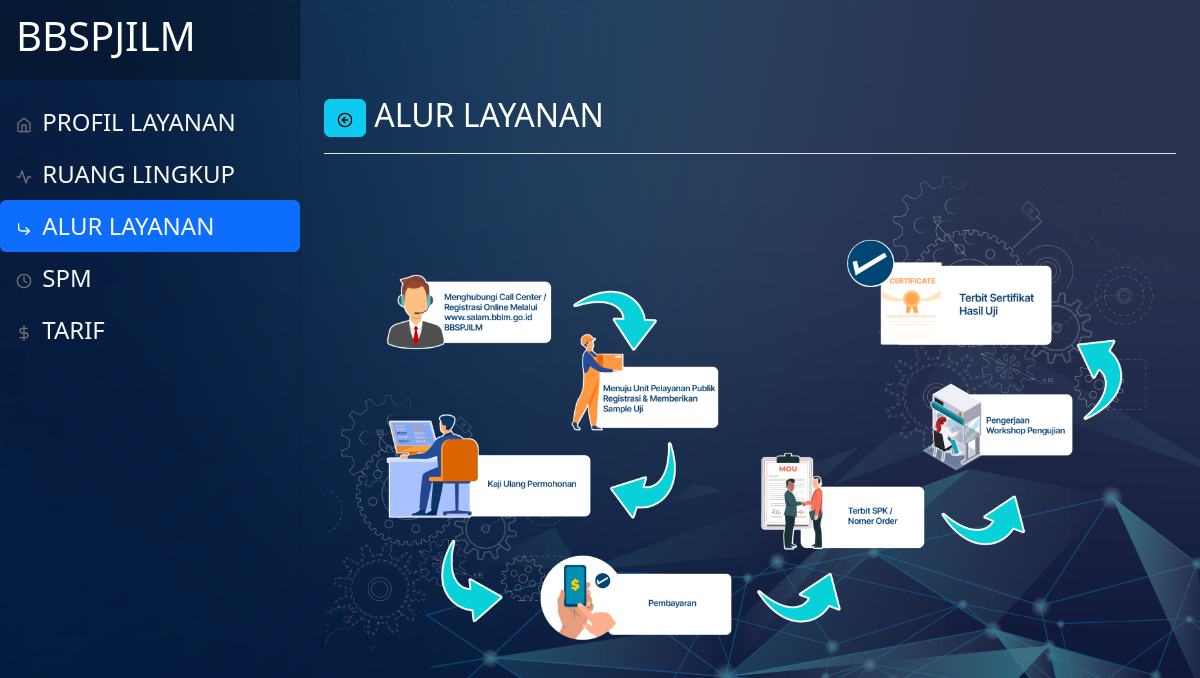
Page /index.php/pengujian/alur on the committed database.
### tables this page shows
CREATE TABLE `tbl_devmenu` (
  `id` int(11) NOT NULL,
  `afiliasi` varchar(63) NOT NULL,
  `nama` varchar(63) NOT NULL,
  `icon` varchar(63) NOT NULL,
  `link` varchar(127) NOT NULL,
  `nourut` int(15) NOT NULL,
  `status` varchar(15) NOT NULL
);

### application/views/partial.php (called while the page is built, shortened)
<?php $this->load->view('_partial/header'); ?>
<?php $this->load->view($subview); ?>

### application/controllers/Pengujian.php (called while the page is built, shortened)
<?php
class Pengujian extends CI_Controller
{
    public function __construct()
    {
        $this->load->model(['Dashboard_mod']);
    }
    public function alur()
    {
        $data['judul'] = "ALUR LAYANAN";
        $data['getmenu'] = $this->Dashboard_mod->getAllData('tbl_devmenu', ['tbl_devmenu.status' => '1', 'tbl_devmenu.afiliasi' => 'pengujian'])->result_array();
        $data['menuid'] = '13';
        $data['subview'] = "pengujian/alur";
        $this->load->view('partial', $data);
    }
}

### index.php (called while the page is built, shortened)
<?php
require_once BASEPATH.'core/CodeIgniter.php';

### application/models/Dashboard_mod.php (called while the page is built)
<?php
class Dashboard_mod extends CI_model
{
    public function getAllData($table, $where = null)
    {
        $this->db->from($table);
        if (isset($where)) {
            $this->db->where($where);
        }
        if ($table === "tbl_devmenu") {
            $this->db->order_by('tbl_devmenu.nourut', 'ASC');
        } else {
            $this->db->order_by('id', 'asc');
        }
        return $this->db->get();
    }
}

### application/views/pengujian/alur.php (the view, shortened to what this page needs)
<div class="d-flex justify-content-between flex-wrap flex-md-nowrap align-items-center pt-3 pb-2 mb-3 border-bottom">
    <h1 class="h2"><a href="<?= base_url('dashboard/menulayanan') ?>" class="btn btn-info"><i data-feather="arrow-left-circle"></i></a> <?= $judul ?></h1>
</div>
<img src="<?= base_url('assets/img/alursertifikasi.png') ?>" class="img-fluid" alt="" srcset="">

### application/views/_partial/header.php (shortened to what this page needs)
<!doctype html>
<html lang="en">
<head>
    <link href="<?= base_url('') ?>assets/dist/css/bootstrap.min.css" rel="stylesheet">
    <link href="<?= base_url('') ?>assets/DataTables/datatables.min.css" rel="stylesheet">
    <link href="<?= base_url('') ?>/assets/css/dashboard.css" rel="stylesheet">
</head>
<body class="text-white">
    <header class="navbar navbar-dark sticky-top flex-md-nowrap p-0">
        <a class="navbar-brand col-md-3 col-lg-3 me-10 px-3 fs-6" href="<?= base_url('dashboard/menuutama') ?>">
            <h1>BBSPJILM</h1>
        </a>
    </header>
    <div class="container-fluid text-white">
        <div class="row">
            <nav id="sidebarMenu" class="col-md-3 col-lg-3 d-md-block sidebar collapse">
                <div class="position-sticky pt-5 sidebar-sticky ">
                    <ul class="nav nav-pills d-flex flex-column justify-content-evenly align-text-center mb-auto ">
                        <?php foreach ($getmenu as $row) : ?>
                            <li class="nav-item">
                                <a href="<?= base_url($row['link']) ?>" class="nav-link fs-4 text-light <?= ($row['id'] == $menuid) ? "active" : "" ?>" aria-current="page">
                                    <i data-feather="<?= $row['icon'] ?>"></i>
                                    <?= $row['nama'] ?>
                                </a>
                            </li>
                        <?php endforeach; ?>
                    </ul>
                </div>
            </nav>
            <main class="col-md-9 ms-sm-auto col px-md-4">

### assets/css/dashboard.css (style rules this page uses)
body { font-size: .875rem; }
.feather { width: 16px; height: 16px; }
.sidebar { position: fixed; top: 0; bottom: 0; left: 0; z-index: 100; padding: 48px 0 0; box-shadow: inset -1px 0 0 rgba(0, 0, 0, .1); }
.sidebar-sticky { height: calc(100vh - 48px); overflow-x: hidden; overflow-y: auto; }
.sidebar .nav-link { font-weight: 500; color: #333; }
.sidebar .nav-link .feather { margin-right: 4px; color: #727272; }
.sidebar .nav-link.active { color: #2470dc; }
.sidebar .nav-link:hover .feather, .sidebar .nav-link.active .feather { color: inherit; }
.navbar-brand { padding-top: .75rem; padding-bottom: .75rem; background-color: rgba(0, 0, 0, .25); box-shadow: inset -1px 0 0 rgba(0, 0, 0, .25); }

### rows in the picture
tbl_devmenu: nama "PROFIL LAYANAN"
tbl_devmenu: nama "RUANG LINGKUP"
tbl_devmenu: nama "ALUR LAYANAN"
tbl_devmenu: nama "SPM"
tbl_devmenu: nama "TARIF"
